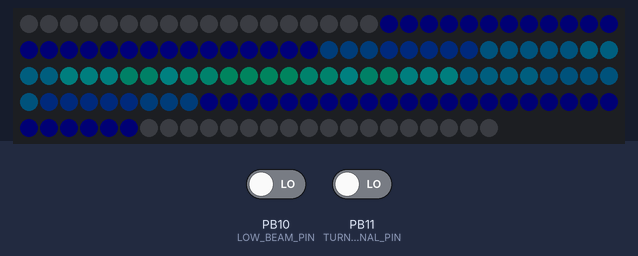
A sketch run on a simulated STM32 Blue Pill. On the bench: 144 RGB LEDs in strip order, left to right, continuing on the next row. Inputs (shaded band) come from the test bench; at power-on: PB11 (TURN_SIGNAL_PIN) LOW, PB10 (LOW_BEAM_PIN) LOW. Dim RGB values are drawn brighter than linear; colours are those a GRB WS2812 strip shows for the declared byte order.

Above: at 1.3 s.
At 10.6 s:
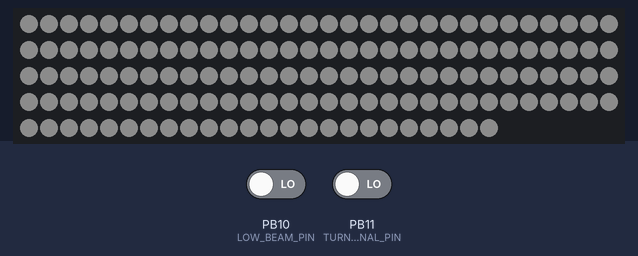
10.7 s: PB11 (TURN_SIGNAL_PIN) driven HIGH
At 12.1 s:
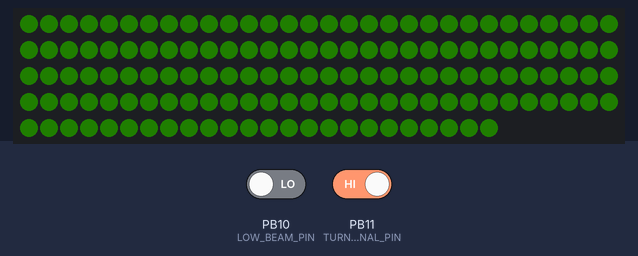
13.7 s: PB10 (LOW_BEAM_PIN) driven HIGH
At 14.0 s:
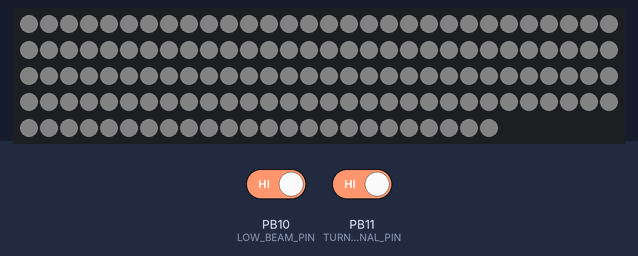
Timing chart, 0 to 16.7 s (numbered marks = the images above; inputs shaded):
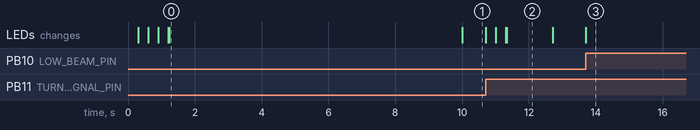

The sketch:

src.ino
```cpp
#include <FastLED.h>
#include <HardwareSerial.h>

#include "config.h"
#include "states.hpp"
#include "animations.hpp"


// Function prototypes
void setupPins();
void checkSignals();

void setup() {

    Serial1.begin(115200);

    // Setup pins
    setupPins();

    delay(POWER_UP_DELAY);

    // Setup LEDs
    FastLED.addLeds<LED_TYPE, LED_PIN, COLOR_ORDER>(leds, NUM_LEDS);
    FastLED.setBrightness(BRIGHTNESS);

    // Start with initial animation
    initialAnimation();
}

void loop() {
    // Perform turn signal animation if active
    if (turnSignalActive) {
        turnSignalAnimation();
    }

    // Adjust brightness based on low beam status only if there's a state change
    if (isLowBeamActive() != lowBeamState) {
        lowBeamState = !lowBeamState;
        refreshDRL();
    }

    if (millis() - previousRefreshMillis > REFRESH_INTERVAL) {
        refreshDRL();
        previousRefreshMillis = millis();
    }
}

void setupPins() {
    pinMode(LOW_BEAM_PIN, INPUT);
    // TODO: Attach an interrupt to low bean?
    pinMode(TURN_SIGNAL_PIN, INPUT);
    attachInterrupt(digitalPinToInterrupt(TURN_SIGNAL_PIN), []() {
        if (turnSignalActive) {
            return;  // Ignore incomming turn signals if is in turn mode (a kind of debounce)
        }
        lastTurnSignalTime = millis();
        turnSignalActive = true;
    }, RISING);

    // Read the initial turn animation as the first interruption generates a false positive
    turnSignalActive = digitalRead(TURN_SIGNAL_PIN) == HIGH;
}
```

animations.hpp
```cpp
#ifndef ANIMATIONS_HPP
#define ANIMATIONS_HPP

#include "config.h"
#include "states.hpp"


// Function prototypes for animations
void refreshDRL();
void initialAnimation();
void finalAnimation();
void turnSignalAnimation();
void fade(unsigned char initialBrightness, unsigned char finalBrightness);
void fadeIn();
void fadeOut();
void turnSequential();
void rgbSet();


void resetStrip() {
    Serial1.println(__func__);
    fill_solid(leds, NUM_LEDS, COLOR_OFF);
    FastLED.show();
}


// Set the default DRL color and target brightness
void refreshDRL() {
    Serial1.println(__func__);
    fill_solid(leds, NUM_LEDS, COLOR_DRL);
    FastLED.setBrightness(getTargetBrightness(lowBeamState));
    FastLED.show();
}


void initialAnimation() {
    Serial1.println(__func__);

    INITIAL_ANIMATION_FUNC();
}


void finalAnimation() {
    Serial1.println(__func__);
    FINAL_ANIMATION_FUNC();
}


void turnSignalAnimation() {
    Serial1.println(__func__);
    // Animate a sequential turn signal
    unsigned long turnMillis = millis();

    resetStrip();

    TURN_ANIMATION_FUNC();

    // Declare as done, this way a new animation can be queued
    turnSignalActive = false;

    // Await the time for completion
    unsigned long spentTime = millis() - turnMillis;
    if (spentTime < TURN_SIGNAL_DURATION) {
        delay(TURN_SIGNAL_DURATION - spentTime);
    }

    // Reset to baseline state
    refreshDRL();
}


void fade(unsigned char initialBrightness, unsigned char finalBrightness) {
    Serial1.println(__func__);
    // Determine the direction of the fade based on initial and final brightness
    int fadeStep = (initialBrightness < finalBrightness) ? FADE_STEP : -FADE_STEP;

    // Iterate over brightness levels from initial to final
    for (int brightness = initialBrightness;
            (fadeStep > 0 && brightness <= finalBrightness) || (fadeStep < 0 && brightness >= finalBrightness);
            brightness += fadeStep) {
        FastLED.setBrightness(brightness);
        fill_solid(leds, NUM_LEDS, COLOR_DRL);
        FastLED.delay(INITIAL_ANIMATION_SPEED);
    }

    // Ensure finalBrightness is reached
    FastLED.setBrightness(finalBrightness);
    fill_solid(leds, NUM_LEDS, COLOR_DRL);
    FastLED.show();
}


void fadeIn() {
    Serial1.println(__func__);
    fade(0, getTargetBrightness()); // Fade from 0 to target brightness
}


void fadeOut() {
    Serial1.println(__func__);
    fade(getTargetBrightness(), 0); // Fade from target brightness to 0
}


void turnSequential() {
    Serial1.println(__func__);
    // Shift LEDs for sequential effect
    FastLED.setBrightness(TURN_BRIGHTNESS);
    for (int i = 0; i < NUM_LEDS; i++) {
        leds[i] = COLOR_TURN_SIGNAL;
        FastLED.delay(TURN_SIGNAL_ANIMATION_SPEED);
    }
}

void rgbSet() {
    Serial1.println(__func__);
    static uint8_t hue;
    for (int j = 0; j < 3; j++) {
        for (int i = 0; i < NUM_LEDS / 2; i++) {
            // fade everything out
            leds.fadeToBlackBy(10);

            // let's set an led value
            leds[i] = CHSV(hue++, 255, 255);

            // now, let's first 20 leds to the top 20 leds,
            leds(NUM_LEDS / 2, NUM_LEDS - 1) = leds(NUM_LEDS / 2 - 1, 0);
            FastLED.delay(TURN_SIGNAL_ANIMATION_SPEED);
        }
    }
}

#endif // ANIMATIONS_HPP
```

states.hpp
```cpp
#ifndef STATES_HPP
#define STATES_HPP


// Function prototypes for states
volatile bool isLowBeamActive();
volatile unsigned char getTargetBrightness();
unsigned char getTargetBrightness(bool isLowBeamActive);

// Create LED array
CRGBArray<NUM_LEDS> leds;

// Variables to manage state
bool lowBeamState = false;  // Track the previous state of the low beam
volatile bool turnSignalActive = false;
volatile unsigned long lastTurnSignalTime = 0;
unsigned long previousRefreshMillis = 0;        // The last time a refresh happened


volatile bool isLowBeamActive() {
    // Check if the low beam signal is active
    return digitalRead(LOW_BEAM_PIN) == HIGH;
}


volatile unsigned char getTargetBrightness() {
    return getTargetBrightness(isLowBeamActive());
}


unsigned char getTargetBrightness(bool isLowBeamActive) {
    Serial1.print("getTargetBrightness: ");
    Serial1.print(isLowBeamActive);
    if (isLowBeamActive) {
        Serial1.println(LOW_BEAM_BRIGHTNESS);
        return LOW_BEAM_BRIGHTNESS;
    }
    Serial1.println(BRIGHTNESS);
    return BRIGHTNESS;
}

#endif // STATES_HPP
```

config.h
```cpp
#ifndef CONFIG_H
#define CONFIG_H

// Control variables
#define POWER_UP_DELAY 300                       // Power-up safety delay (recomended 3s)
#define REFRESH_INTERVAL 10000                   // Time to reset the strip to the baseline state

// LED strip configuration
#define LED_PIN PB12                             // Pin for the LED strip
#define NUM_LEDS 144                             // Number of LEDs on the strip
#define LED_TYPE WS2812B                         // Type of LED strip
#define COLOR_ORDER RGB                          // Color order for the strip
#define BRIGHTNESS  12                           // Max brightness for daytime running lights
#define TURN_BRIGHTNESS  4                       // Brightness for turn signal
#define LOW_BEAM_BRIGHTNESS  6                   // Brightness when low beam is active (usualy lower than normal brightness)

// Pin configuration
#define TURN_SIGNAL_PIN PB11                     // Pin connected to turn signal
#define LOW_BEAM_PIN PB10                        // Pin connected to low beam signal

// Animation settings
#define INITIAL_ANIMATION_SPEED 50               // Delay between frames in the initial animation (ms)
#define FINAL_ANIMATION_SPEED 50                 // Delay between frames in the final animation (ms)
#define TURN_SIGNAL_ANIMATION_SPEED 0            // Delay between frames in the turn signal animation (ms)
#define TURN_SIGNAL_DURATION 2000                // Duration of the turn signal animation (ms)
#define FADE_STEP 1

// Animation selector
#define INITIAL_ANIMATION_FUNC rgbSet            // Select initial animation function
#define FINAL_ANIMATION_FUNC fadeOut             // Select final animation function
#define TURN_ANIMATION_FUNC turnSequential       // Select turn animation function

// Define colors
#define COLOR_DRL CRGB::White                    // Color for daytime running lights
#define COLOR_OFF CRGB::Black                    // Color when it is off (transitions)
#define COLOR_TURN_SIGNAL CRGB::OrangeRed        // Color for turn signal

#endif // CONFIG_H
```

Measured:
- after the input at 10.7 s, the LEDs: first change at once (image 2 shows a later state)
- what the display in image 0 shows lasts 8.8 s, from 1.2 s to 10.0 s
- what the display in image 2 shows lasts 1.4 s, from 11.3 s to 12.7 s
